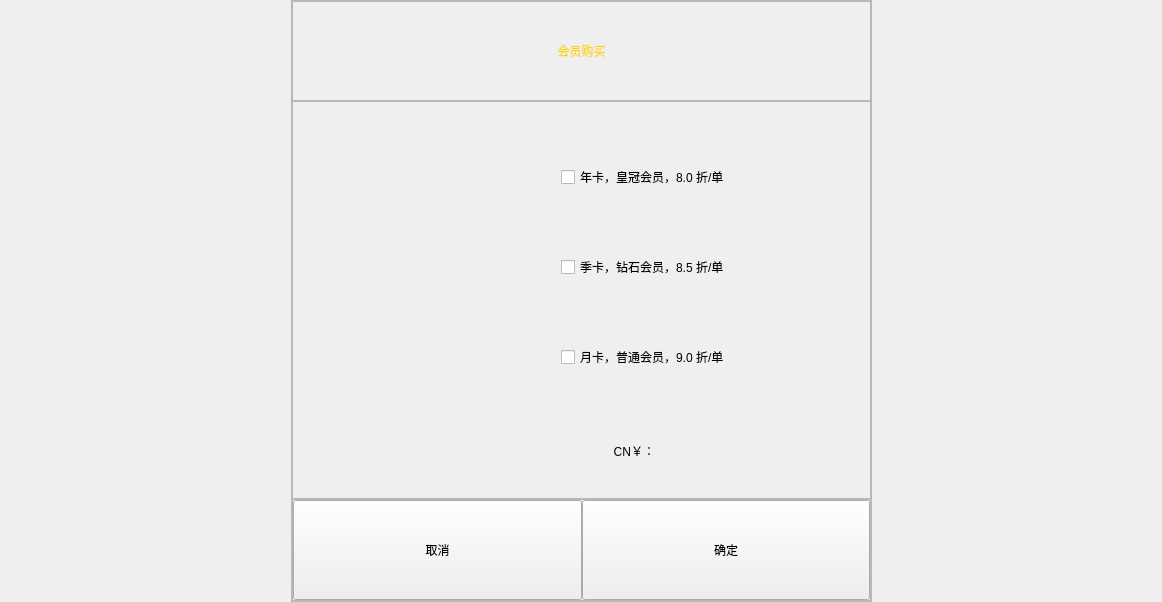
<?xml version="1.0" encoding="UTF-8"?>
<ui version="4.0">
 <class>GoBuyVip</class>
 <widget class="QWidget" name="GoBuyVip">
  <property name="geometry">
   <rect>
    <x>0</x>
    <y>0</y>
    <width>1162</width>
    <height>602</height>
   </rect>
  </property>
  <property name="maximumSize">
   <size>
    <width>1162</width>
    <height>602</height>
   </size>
  </property>
  <property name="windowTitle">
   <string>Form</string>
  </property>
  <layout class="QHBoxLayout" name="horizontalLayout" stretch="1,2,1">
   <property name="spacing">
    <number>0</number>
   </property>
   <property name="leftMargin">
    <number>0</number>
   </property>
   <property name="topMargin">
    <number>0</number>
   </property>
   <property name="rightMargin">
    <number>0</number>
   </property>
   <property name="bottomMargin">
    <number>0</number>
   </property>
   <item>
    <spacer name="horizontalSpacer">
     <property name="orientation">
      <enum>Qt::Horizontal</enum>
     </property>
     <property name="sizeHint" stdset="0">
      <size>
       <width>288</width>
       <height>20</height>
      </size>
     </property>
    </spacer>
   </item>
   <item>
    <widget class="QFrame" name="frame">
     <property name="frameShape">
      <enum>QFrame::StyledPanel</enum>
     </property>
     <property name="frameShadow">
      <enum>QFrame::Raised</enum>
     </property>
     <layout class="QVBoxLayout" name="verticalLayout" stretch="1,4,1">
      <property name="spacing">
       <number>0</number>
      </property>
      <property name="leftMargin">
       <number>0</number>
      </property>
      <property name="topMargin">
       <number>0</number>
      </property>
      <property name="rightMargin">
       <number>0</number>
      </property>
      <property name="bottomMargin">
       <number>0</number>
      </property>
      <item>
       <widget class="QFrame" name="frame_2">
        <property name="frameShape">
         <enum>QFrame::StyledPanel</enum>
        </property>
        <property name="frameShadow">
         <enum>QFrame::Raised</enum>
        </property>
        <layout class="QHBoxLayout" name="horizontalLayout_2">
         <item>
          <widget class="QLabel" name="label_6">
           <property name="styleSheet">
            <string notr="true">font: 36pt &quot;宋体&quot;;
color: rgb(255, 211, 1);</string>
           </property>
           <property name="text">
            <string>会员购买</string>
           </property>
           <property name="alignment">
            <set>Qt::AlignCenter</set>
           </property>
          </widget>
         </item>
        </layout>
       </widget>
      </item>
      <item>
       <widget class="QFrame" name="frame_3">
        <property name="frameShape">
         <enum>QFrame::StyledPanel</enum>
        </property>
        <property name="frameShadow">
         <enum>QFrame::Raised</enum>
        </property>
        <layout class="QGridLayout" name="gridLayout" rowstretch="0,0,0,0" columnstretch="0,0,0" columnminimumwidth="1,2,3">
         <property name="leftMargin">
          <number>40</number>
         </property>
         <property name="topMargin">
          <number>40</number>
         </property>
         <property name="spacing">
          <number>20</number>
         </property>
         <item row="1" column="1" colspan="2">
          <widget class="QCheckBox" name="checkBoxSeason">
           <property name="styleSheet">
            <string notr="true">font: 14pt &quot;宋体&quot;;</string>
           </property>
           <property name="text">
            <string>季卡，钻石会员，8.5 折/单</string>
           </property>
          </widget>
         </item>
         <item row="1" column="0">
          <widget class="QLabel" name="label_2">
           <property name="minimumSize">
            <size>
             <width>80</width>
             <height>70</height>
            </size>
           </property>
           <property name="maximumSize">
            <size>
             <width>80</width>
             <height>70</height>
            </size>
           </property>
           <property name="styleSheet">
            <string notr="true">border-image: url(:/icon/images/icon/Season.svg);</string>
           </property>
           <property name="text">
            <string/>
           </property>
          </widget>
         </item>
         <item row="0" column="0">
          <widget class="QLabel" name="label">
           <property name="minimumSize">
            <size>
             <width>80</width>
             <height>70</height>
            </size>
           </property>
           <property name="styleSheet">
            <string notr="true">border-image: url(:/icon/images/icon/Year.svg);</string>
           </property>
           <property name="text">
            <string/>
           </property>
          </widget>
         </item>
         <item row="0" column="1" colspan="2">
          <widget class="QCheckBox" name="checkBoxYear">
           <property name="styleSheet">
            <string notr="true">font: 14pt &quot;宋体&quot;;</string>
           </property>
           <property name="text">
            <string>年卡，皇冠会员，8.0 折/单</string>
           </property>
          </widget>
         </item>
         <item row="3" column="0" colspan="2">
          <widget class="QLabel" name="label_4">
           <property name="styleSheet">
            <string notr="true">font: 75 16pt &quot;Comic Sans MS&quot;;</string>
           </property>
           <property name="text">
            <string>CN￥：</string>
           </property>
           <property name="alignment">
            <set>Qt::AlignRight|Qt::AlignTrailing|Qt::AlignVCenter</set>
           </property>
          </widget>
         </item>
         <item row="2" column="0">
          <widget class="QLabel" name="label_3">
           <property name="minimumSize">
            <size>
             <width>80</width>
             <height>70</height>
            </size>
           </property>
           <property name="styleSheet">
            <string notr="true">border-image: url(:/icon/images/icon/Month.svg);</string>
           </property>
           <property name="text">
            <string/>
           </property>
          </widget>
         </item>
         <item row="2" column="1" colspan="2">
          <widget class="QCheckBox" name="checkBoxMonth">
           <property name="styleSheet">
            <string notr="true">font: 14pt &quot;宋体&quot;;</string>
           </property>
           <property name="text">
            <string>月卡，普通会员，9.0 折/单</string>
           </property>
          </widget>
         </item>
         <item row="3" column="2">
          <widget class="QLabel" name="labelMoney">
           <property name="styleSheet">
            <string notr="true">font: 75 24pt &quot;Comic Sans MS&quot;;</string>
           </property>
           <property name="text">
            <string/>
           </property>
          </widget>
         </item>
        </layout>
       </widget>
      </item>
      <item>
       <widget class="QFrame" name="frame_4">
        <property name="frameShape">
         <enum>QFrame::StyledPanel</enum>
        </property>
        <property name="frameShadow">
         <enum>QFrame::Raised</enum>
        </property>
        <property name="lineWidth">
         <number>0</number>
        </property>
        <layout class="QHBoxLayout" name="horizontalLayout_3">
         <property name="spacing">
          <number>0</number>
         </property>
         <property name="leftMargin">
          <number>0</number>
         </property>
         <property name="topMargin">
          <number>0</number>
         </property>
         <property name="rightMargin">
          <number>0</number>
         </property>
         <property name="bottomMargin">
          <number>0</number>
         </property>
         <item>
          <widget class="QPushButton" name="btnCancel">
           <property name="minimumSize">
            <size>
             <width>0</width>
             <height>100</height>
            </size>
           </property>
           <property name="styleSheet">
            <string notr="true">font: 24pt &quot;宋体&quot;;</string>
           </property>
           <property name="text">
            <string>取消</string>
           </property>
          </widget>
         </item>
         <item>
          <widget class="QPushButton" name="btnOk">
           <property name="minimumSize">
            <size>
             <width>0</width>
             <height>100</height>
            </size>
           </property>
           <property name="styleSheet">
            <string notr="true">font: 24pt &quot;宋体&quot;;</string>
           </property>
           <property name="text">
            <string>确定</string>
           </property>
          </widget>
         </item>
        </layout>
       </widget>
      </item>
     </layout>
    </widget>
   </item>
   <item>
    <spacer name="horizontalSpacer_2">
     <property name="orientation">
      <enum>Qt::Horizontal</enum>
     </property>
     <property name="sizeHint" stdset="0">
      <size>
       <width>384</width>
       <height>20</height>
      </size>
     </property>
    </spacer>
   </item>
  </layout>
 </widget>
 <resources/>
 <connections/>
</ui>
